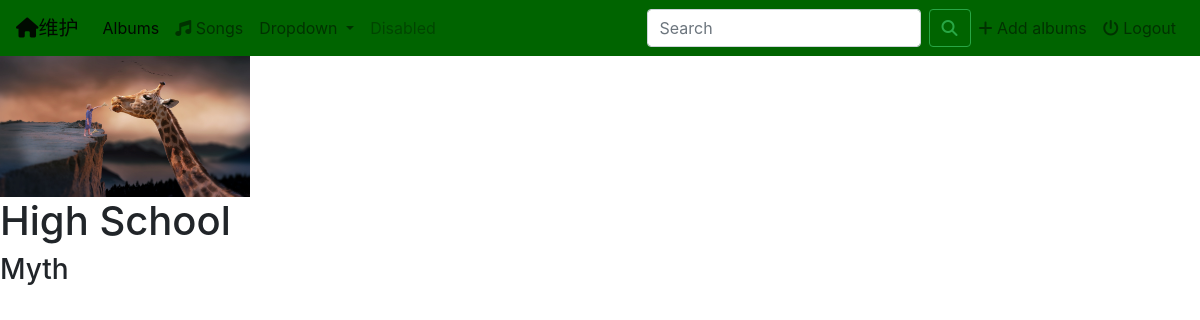
/music/2/, run on the app's committed database.
### music/models.py (models this page shows, shortened)
class Album(models.Model):
    artist = models.CharField(max_length=250)
    album_title = models.CharField(max_length=500)
    genre = models.CharField(max_length=100)
    album_logo = models.FileField()

### music/views.py (the view)
# urls.py: re_path(r'^(?P<pk>[0-9]+)/$', views.DetailView.as_view(), name='detail'),
class DetailView(generic.DetailView):
    model = Album
    template_name = 'music/detail.html'

### music/templates/music/detail.html (shortened to what this page needs)
{% extends 'music/base.html' %}
{% block body %}
<img src="{{ album.album_logo.url }}" style="width: 250px">
<h1>{{ album.album_title }}</h1>
<h3>{{ album.artist }}</h3>
{% endblock %}

### music/static/music/style.css (style rules this page uses)
body { background: white }

### data on the page
Album: album_logo (picture), album_title "High School", artist "Myth"
